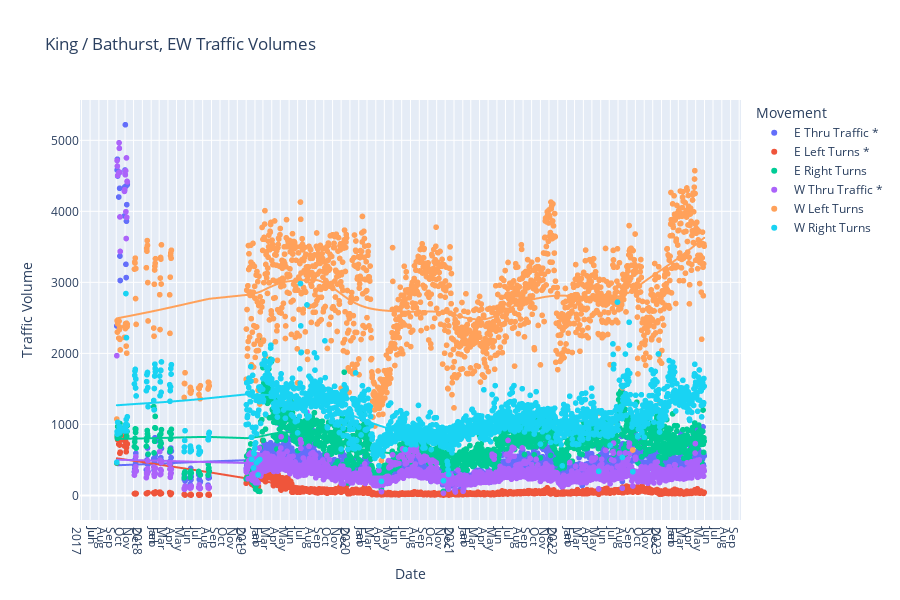

Source (notebook cell):
### Code cell
fig = px.scatter(
    resultsalli[resultsalli["intersection_uid"] == input],
    x="datet", 
    y=["e_thru_vol", "e_left_vol", "e_right_vol", "w_thru_vol", "w_left_vol", "w_right_vol"],
    labels={
        "datet" : "Date", 
        "value" : "Traffic Volume", 
        "variable" : "Movement"}, 
    trendline="lowess", 
    trendline_options=dict(frac=0.3),
    height=600,
    title=titles_dict[input])

fig.for_each_trace(lambda t: t.update(name = labels_dict[input][t.name], 
                                        legendgroup = labels_dict[input][t.name], 
                                        hovertemplate = t.hovertemplate.replace(t.name, labels_dict[input][t.name])))

fig.update_xaxes(dtick="M1", tickformat="%b\n%Y", ticklabelmode="period")

fig.show()

### Figure 1 — Plotly figure (JSON) as saved in the notebook; plotly's stock layout.template omitted (floating-point values rounded to 4 significant figures; data arrays with more than 128 entries replaced by an {"elided": "..."} marker saying what was removed)
{"data": [{"hovertemplate": "Movement=E Thru Traffic *<br>Date=%{x}<br>Traffic Volume=%{y}<extra></extra>", "legendgroup": "E Thru Traffic *", "marker": {"color": "#636efa", "symbol": "circle"}, "mode": "markers", "name": "E Thru Traffic *", "showlegend": true, "type": "scattergl", "x": {"elided": "1673 str values"}, "xaxis": "x", "y": {"elided": "1673 int values"}, "yaxis": "y"}, {"hovertemplate": "<b>LOWESS trendline</b><br><br>Movement=E Thru Traffic *<br>Date=%{x}<br>Traffic Volume=%{y} <b>(trend)</b><extra></extra>", "legendgroup": "E Thru Traffic *", "marker": {"color": "#636efa", "symbol": "circle"}, "mode": "lines", "name": "E Thru Traffic *", "showlegend": false, "type": "scattergl", "x": {"elided": "1673 str values"}, "xaxis": "x", "y": {"elided": "1673 float values"}, "yaxis": "y"}, {"hovertemplate": "Movement=E Left Turns *<br>Date=%{x}<br>Traffic Volume=%{y}<extra></extra>", "legendgroup": "E Left Turns *", "marker": {"color": "#EF553B", "symbol": "circle"}, "mode": "markers", "name": "E Left Turns *", "showlegend": true, "type": "scattergl", "x": {"elided": "1673 str values"}, "xaxis": "x", "y": {"elided": "1673 int values"}, "yaxis": "y"}, {"hovertemplate": "<b>LOWESS trendline</b><br><br>Movement=E Left Turns *<br>Date=%{x}<br>Traffic Volume=%{y} <b>(trend)</b><extra></extra>", "legendgroup": "E Left Turns *", "marker": {"color": "#EF553B", "symbol": "circle"}, "mode": "lines", "name": "E Left Turns *", "showlegend": false, "type": "scattergl", "x": {"elided": "1673 str values"}, "xaxis": "x", "y": {"elided": "1673 float values"}, "yaxis": "y"}, {"hovertemplate": "Movement=E Right Turns<br>Date=%{x}<br>Traffic Volume=%{y}<extra></extra>", "legendgroup": "E Right Turns", "marker": {"color": "#00cc96", "symbol": "circle"}, "mode": "markers", "name": "E Right Turns", "showlegend": true, "type": "scattergl", "x": {"elided": "1673 str values"}, "xaxis": "x", "y": {"elided": "1673 int values"}, "yaxis": "y"}, {"hovertemplate": "<b>LOWESS trendline</b><br><br>Movement=E Right Turns<br>Date=%{x}<br>Traffic Volume=%{y} <b>(trend)</b><extra></extra>", "legendgroup": "E Right Turns", "marker": {"color": "#00cc96", "symbol": "circle"}, "mode": "lines", "name": "E Right Turns", "showlegend": false, "type": "scattergl", "x": {"elided": "1673 str values"}, "xaxis": "x", "y": {"elided": "1673 float values"}, "yaxis": "y"}, {"hovertemplate": "Movement=W Thru Traffic *<br>Date=%{x}<br>Traffic Volume=%{y}<extra></extra>", "legendgroup": "W Thru Traffic *", "marker": {"color": "#ab63fa", "symbol": "circle"}, "mode": "markers", "name": "W Thru Traffic *", "showlegend": true, "type": "scattergl", "x": {"elided": "1673 str values"}, "xaxis": "x", "y": {"elided": "1673 int values"}, "yaxis": "y"}, {"hovertemplate": "<b>LOWESS trendline</b><br><br>Movement=W Thru Traffic *<br>Date=%{x}<br>Traffic Volume=%{y} <b>(trend)</b><extra></extra>", "legendgroup": "W Thru Traffic *", "marker": {"color": "#ab63fa", "symbol": "circle"}, "mode": "lines", "name": "W Thru Traffic *", "showlegend": false, "type": "scattergl", "x": {"elided": "1673 str values"}, "xaxis": "x", "y": {"elided": "1673 float values"}, "yaxis": "y"}, {"hovertemplate": "Movement=W Left Turns<br>Date=%{x}<br>Traffic Volume=%{y}<extra></extra>", "legendgroup": "W Left Turns", "marker": {"color": "#FFA15A", "symbol": "circle"}, "mode": "markers", "name": "W Left Turns", "showlegend": true, "type": "scattergl", "x": {"elided": "1673 str values"}, "xaxis": "x", "y": {"elided": "1673 int values"}, "yaxis": "y"}, {"hovertemplate": "<b>LOWESS trendline</b><br><br>Movement=W Left Turns<br>Date=%{x}<br>Traffic Volume=%{y} <b>(trend)</b><extra></extra>", "legendgroup": "W Left Turns", "marker": {"color": "#FFA15A", "symbol": "circle"}, "mode": "lines", "name": "W Left Turns", "showlegend": false, "type": "scattergl", "x": {"elided": "1673 str values"}, "xaxis": "x", "y": {"elided": "1673 float values"}, "yaxis": "y"}, {"hovertemplate": "Movement=W Right Turns<br>Date=%{x}<br>Traffic Volume=%{y}<extra></extra>", "legendgroup": "W Right Turns", "marker": {"color": "#19d3f3", "symbol": "circle"}, "mode": "markers", "name": "W Right Turns", "showlegend": true, "type": "scattergl", "x": {"elided": "1673 str values"}, "xaxis": "x", "y": {"elided": "1673 int values"}, "yaxis": "y"}, {"hovertemplate": "<b>LOWESS trendline</b><br><br>Movement=W Right Turns<br>Date=%{x}<br>Traffic Volume=%{y} <b>(trend)</b><extra></extra>", "legendgroup": "W Right Turns", "marker": {"color": "#19d3f3", "symbol": "circle"}, "mode": "lines", "name": "W Right Turns", "showlegend": false, "type": "scattergl", "x": {"elided": "1673 str values"}, "xaxis": "x", "y": {"elided": "1673 float values"}, "yaxis": "y"}], "layout": {"height": 600, "legend": {"title": {"text": "Movement"}, "tracegroupgap": 0}, "title": {"text": "King / Bathurst, EW Traffic Volumes"}, "xaxis": {"anchor": "y", "domain": [0, 1], "dtick": "M1", "tickformat": "%b\n%Y", "ticklabelmode": "period", "title": {"text": "Date"}}, "yaxis": {"anchor": "x", "domain": [0, 1], "title": {"text": "Traffic Volume"}}}}
